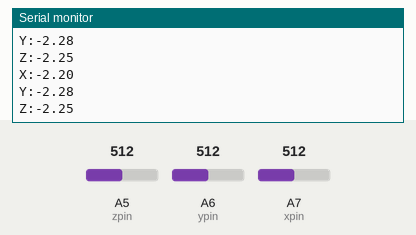
Bench run of a sketch on a simulated Arduino Nano, built with avr-gcc and run on an emulated ATmega328P. Shown: the last lines printed to the serial monitor. The inputs (shaded band) are chosen by the test bench; at power-on: A5 (zpin) = 512, A6 (ypin) = 512, A7 (xpin) = 512.

Above: at 1.8 s.
1.9 s: A5 (zpin) set to 716
At 2.8 s:
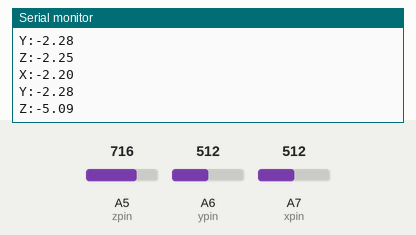
3.4 s: A6 (ypin) set to 716
At 4.7 s:
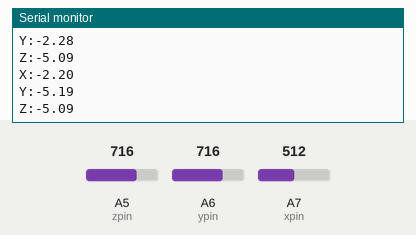
4.9 s: A7 (xpin) set to 716
At 5.7 s:
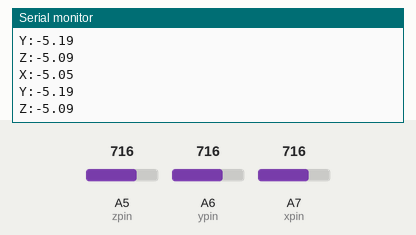
6.4 s: A5 (zpin) set to 900
At 7.4 s:
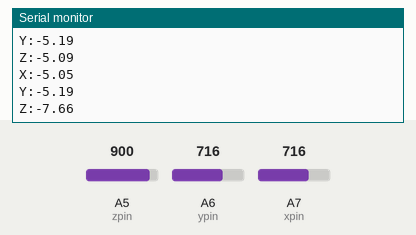
7.9 s: A6 (ypin) set to 900
At 8.8 s:
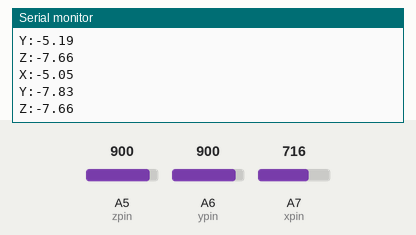
9.4 s: A7 (xpin) set to 900
At 10.8 s:
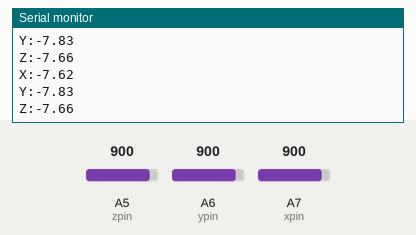
Timing chart, 0 to 11.9 s (numbered marks = the images above; inputs shaded):
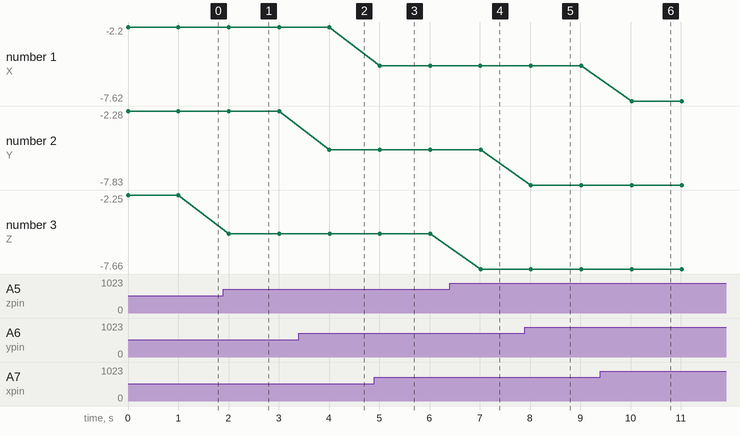

The sketch:

testcode_qyf0237.ino
```cpp
int xpin = A7;
int ypin = A6;
int zpin = A5;
int acX, acY, acZ;
double mX, mY, mZ;

void setup() {
  Serial.begin(115200);
}

void loop() {
  //電圧の値を0~1023で取得
  acX = analogRead(xpin);
  acY = analogRead(ypin);
  acZ = analogRead(zpin);
  //電圧値を加速度(単位は重力加速度)に変換
  mX = 3*(acX-511.5)/511.5;
  mY = 3*(acY-511.5)/511.5;
  mZ = 3*(acZ-511.5)/511.5;
  //誤差補正
  Serial.print("X:");
  Serial.println((mX+0.92)/(-0.42));
  Serial.print("Y:");
  Serial.println((mY+0.93)/(-0.41));
  Serial.print("Z:");
  Serial.println((mZ+0.94)/(-0.42));
  delay(1000);
}
/*
acX,acY,acZは0~1023の値をとり、
加速度センサは±3gまで測定できることから、
出力値が0のとき‐３g、出力値が1023のとき3g、
出力値が511.5のとき0、と思われる。
*/
/*
任意の一軸の測定値をM,実際の値をTとし(M,Tの値は重力加速度との比とする)、誤差をEとすると、
E=M-T
誤差Eの大きさはTの値によって変わるので、EはTの関数として表せる。
EをTの一次までで表すと、
E=er1+er2*T     (er1,er2は定数)
二つの式から、
M=er1+(1+er2)*T
ここで、軸の正の向きを鉛直下向きにすると、T=1より、
M1=er1+(1+er2)
また、鉛直上向きでは、T=-1より、
M2=er1-(1+er2)
この二つの式から、er1,er2は、
er1=(M1+M2)/2
er2=-1+(M1-M2)/2

M=er1+(1+er2)*Tより、
T=(M-er1)/(1+er2)
これにより、誤差補正ができる。
*/
/*2022年6月20日
er1_X= -0.92 , er1_Y= -0.93 , er1_Z= -0.94
er2_X= -1.42 , er2_Y= -1.41 , er2_Z= -1.42
*/
```

Measured:
- after the input at 1.9 s, the serial monitor: prints a new line after 0.11 s (image 1)
- after the input at 3.4 s, the serial monitor: prints a new line after 0.61 s (image 2)
- after the input at 4.9 s, the serial monitor: prints a new line after 0.11 s (image 3)
- after the input at 6.4 s, the serial monitor: prints a new line after 0.62 s (image 4)
- after the input at 7.9 s, the serial monitor: prints a new line after 0.12 s (image 5)
- after the input at 9.4 s, the serial monitor: prints a new line after 0.62 s (image 6)
- plotted number 1: -2.2 → -5.05 after the input at 4.9 s, -5.05 → -7.62 after the input at 9.4 s
- plotted number 2: -2.28 → -5.19 after the input at 3.4 s, -5.19 → -7.83 after the input at 7.9 s
